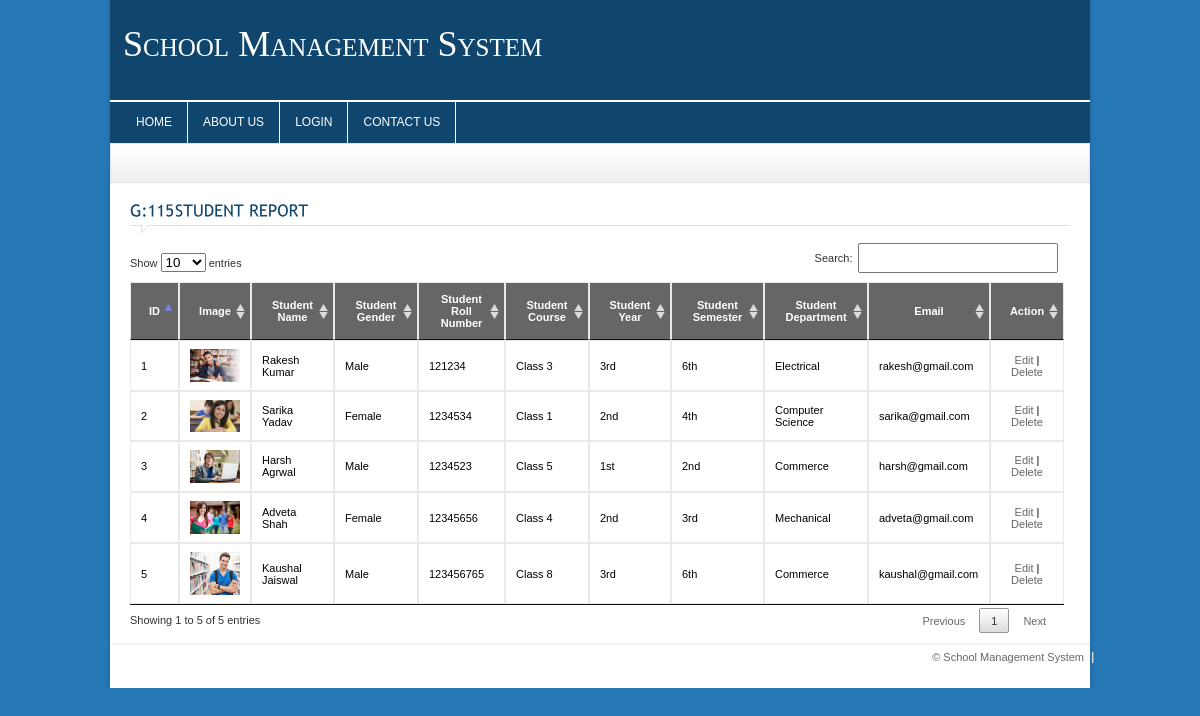
The app's page /school_management_system/student-report.php with its own data.
### tables this page shows
CREATE TABLE `student` (
  `student_id` int(11) NOT NULL,
  `student_name` varchar(255) NOT NULL,
  `student_gender` varchar(255) NOT NULL,
  `student_course` varchar(255) NOT NULL,
  `student_year` varchar(255) NOT NULL,
  `student_semester` varchar(255) NOT NULL,
  `student_department` varchar(255) NOT NULL,
  `student_roll` varchar(255) NOT NULL,
  `student_email` varchar(255) NOT NULL,
  `student_father_name` varchar(255) NOT NULL,
  `student_mother_name` varchar(255) NOT NULL,
  `student_family_phone` varchar(255) NOT NULL,
  `student_phone` varchar(255) NOT NULL,
  `student_dob` varchar(255) NOT NULL,
  `student_city` varchar(255) NOT NULL,
  `student_state` varchar(255) NOT NULL,
  `student_address` varchar(255) NOT NULL,
  `student_pincode` varchar(255) NOT NULL,
  `student_image` varchar(255) NOT NULL
);

CREATE TABLE `student_gender` (
  `gender_id` int(11) NOT NULL,
  `gender_title` varchar(255) NOT NULL,
  `gender_description` varchar(255) NOT NULL
);

CREATE TABLE `course` (
  `course_id` int(11) NOT NULL,
  `course_title` varchar(255) NOT NULL,
  `course_description` varchar(255) NOT NULL,
  `course_year` varchar(255) NOT NULL,
  `course_semester` varchar(255) NOT NULL,
  `course_code` varchar(255) NOT NULL,
  `course_fees` varchar(255) NOT NULL
);

CREATE TABLE `student_year` (
  `year_id` int(11) NOT NULL,
  `year_title` varchar(255) NOT NULL,
  `year_description` varchar(255) NOT NULL
);

CREATE TABLE `student_semester` (
  `semester_id` int(11) NOT NULL,
  `semester_title` varchar(255) NOT NULL,
  `semester_description` varchar(255) NOT NULL
);

CREATE TABLE `student_department` (
  `department_id` int(11) NOT NULL,
  `department_title` varchar(255) NOT NULL,
  `department_description` varchar(255) NOT NULL
);

### school_management_system/includes/functions.php (called while the page is built, shortened)
<?php
$SERVER_PATH = "http://127.0.0.1/school_management_system/";
?>

### school_management_system/student-report.php (the view, shortened to what this page needs)
<?php
	include_once("includes/header.php");
	include_once("includes/db_connect.php");
	$SQL="SELECT * FROM `student`, `student_gender`, `student_semester`, `course`, `student_department`, `student_year` WHERE student_semester = semester_id And student_gender = gender_id AND student_course = course_id AND student_department = department_id AND student_year = year_id";
	$rs=mysqli_query($con,$SQL) or die(mysqli_error($con));
?>
	<div class="crumb">
    </div>
	<div id="content_sec">
		<div class="col1" style="width:100%">
		<div class="contact">
			<h4 class="heading colr">Student Report</h4>
			<form name="frm_student" action="lib/student.php" method="post">
				<div class="static">
				<table class="table table-striped table-advance table-hover"  id="mydatatable" style="color:#000000">
					<thead>
						<tr class="tablehead bold">
						<td scope="col">ID</td>
						<td scope="col">Image</td>
						<td scope="col">Student Name</td>
						<td scope="col">Student Gender</td>
						<td scope="col">Student Roll Number</td>
						<td scope="col">Student Course</td>
						<td scope="col">Student Year</td>
						<td scope="col">Student Semester</td>
						<td scope="col">Student Department</td>
						<td scope="col">Email</td>
						<td scope="col">Action</td>
						</tr>
					</thead>
					<tbody>
					<?php
					while($data = mysqli_fetch_assoc($rs))
					{
					?>
					  <tr>
						<td><?=$data[student_id]?></td>
						<td>
						<a href="student-details.php?student_id=<?php echo $data[student_id] ?>"><img src="<?=$SERVER_PATH.'uploads/'.$data[student_image]?>" style="heigh:50px; width:50px"></a></td>
						<td><?=$data[student_name]?></td>
						<td><?=$data[gender_title]?></td>
						<td><?=$data[student_roll]?></td>
						<td><?=$data[course_title]?></td>
						<td><?=$data[year_title]?></td>
						<td><?=$data[semester_title]?></td>
						<td><?=$data[department_title]?></td>
						<td><?=$data[student_email]?></td>
						<td style="text-align:center">
							<a href="student.php?student_id=<?php echo $data[student_id] ?>">Edit</a> | <a href="Javascript:delete_student(<?=$data[student_id]?>)">Delete</a>
						</td>
					  </tr>
					<?php } ?>
					</tbody>
					</table>
				</div>
			</form>
		</div>
		</div>
	</div>
<?php include_once("includes/footer.php"); ?>

### school_management_system/css/style.css (style rules this page uses)
* { padding:0px; margin:0px; }
body { background-color:#2677b5; font-family:Arial, Helvetica, sans-serif; font-size:11px; color:#666666; float:left; width:100%; }
a { text-decoration:none; outline:none; color:#666666; }
a img { border:none; }
.bold { font-weight:bold; }
.colr { color:#10466e !important; }
h4 { font-size:16px; font-weight:normal; }
.heading { padding:10px 0px 14px 0px !important; width:100% !important; margin-bottom:10px !important; text-transform:uppercase; background-image:url(../images/heading.gif); background-repeat:no-repeat; background-position:left bottom; }
#content_sec { width:940px; padding:10px 20px; margin-left:10px; background-color:#FFF; float:left; }
.col1 { width:675px; float:left; }
.crumb { width:958px; height:30px; padding:8px 10px 0px 10px; background-image:url(../images/crumb.gif); background-repeat:repeat-x; margin-left:10px; border:#e3e3e3 solid 1px; }
.static { float:left; width:928px; }
.static table { float:left; width:453px; }
.static tr.tablehead { background-color:#666666; color:#FFF; padding:10px; text-align:center; }
.static tr td { padding:5px; border:#e9e9e9 solid 1px; }

### school_management_system/css/slider.css (style rules this page uses)
* { margin: 0; padding: 0; }

### records on screen
student: student_id "1", student_image (picture), student_name "Rakesh Kumar", student_gender.gender_title "Male", student_roll "121234", course.course_title "Class 3", student_year.year_title "3rd", student_semester.semester_title "6th", student_department.department_title "Electrical", student_email "rakesh@gmail.com"
student: student_id "2", student_image (picture), student_name "Sarika Yadav", student_gender.gender_title "Female", student_roll "1234534", course.course_title "Class 1", student_year.year_title "2nd", student_semester.semester_title "4th", student_department.department_title "Computer Science", student_email "sarika@gmail.com"
student: student_id "3", student_image (picture), student_name "Harsh Agrwal", student_gender.gender_title "Male", student_roll "1234523", course.course_title "Class 5", student_year.year_title "1st", student_semester.semester_title "2nd", student_department.department_title "Commerce", student_email "harsh@gmail.com"
student: student_id "4", student_image (picture), student_name "Adveta Shah", student_gender.gender_title "Female", student_roll "12345656", course.course_title "Class 4", student_year.year_title "2nd", student_semester.semester_title "3rd", student_department.department_title "Mechanical", student_email "adveta@gmail.com"
student: student_id "5", student_image (picture), student_name "Kaushal Jaiswal", student_gender.gender_title "Male", student_roll "123456765", course.course_title "Class 8", student_year.year_title "3rd", student_semester.semester_title "6th", student_department.department_title "Commerce", student_email "kaushal@gmail.com"
